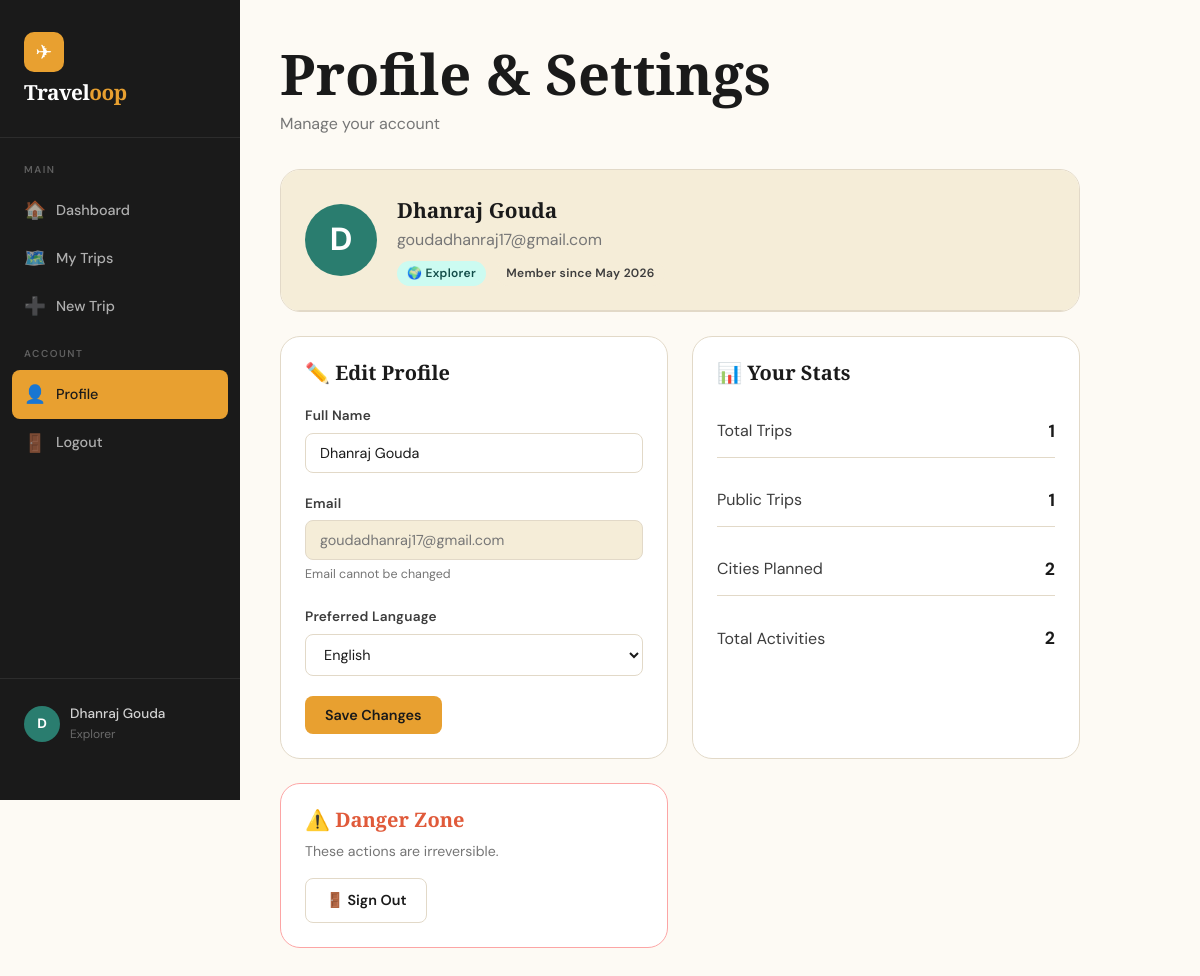
The app's page /profile (signed in) with its own data.
### backend/app.py (models this page shows)
class User(db.Model):
    id = db.Column(db.Integer, primary_key=True)
    name = db.Column(db.String(100), nullable=False)
    email = db.Column(db.String(120), unique=True, nullable=False)
    password = db.Column(db.String(200), nullable=False)
    photo = db.Column(db.String(200), default='')
    language = db.Column(db.String(20), default='English')
    created_at = db.Column(db.DateTime, default=datetime.utcnow)
    trips = db.relationship('Trip', backref='user', lazy=True, cascade='all, delete-orphan')

### backend/app.py (the view)
@app.route('/profile', methods=['GET', 'POST'])
@login_required
def profile():
    user = User.query.get(session['user_id'])
    if request.method == 'POST':
        user.name = request.form.get('name', user.name)
        user.language = request.form.get('language', user.language)
        db.session.commit()
        session['user_name'] = user.name
        flash('Profile updated!', 'success')
    return render_template('profile.html', user=user)

### backend/app.py (called while the page is built)
def login_required(f):
    from functools import wraps
    @wraps(f)
    def decorated(*args, **kwargs):
        if 'user_id' not in session:
            return redirect(url_for('login'))
        return f(*args, **kwargs)
    return decorated

### templates/profile.html (shortened to what this page needs)
{% extends "base.html" %}
{% block content %}
<div class="page-header">
  <div class="page-title">
    <div>
      <h1>Profile & Settings</h1>
      <p style="color:var(--ink-lt);margin-top:4px;">Manage your account</p>
    </div>
  </div>
</div>
<div class="page-body">
  <div style="display:grid;grid-template-columns:1fr 1fr;gap:24px;max-width:800px;">
    <div class="card fade-up" style="grid-column:1/-1;">
      <div style="padding:24px;display:flex;align-items:center;gap:20px;border-bottom:1px solid var(--border);background:var(--sand);">
        <div style="width:72px;height:72px;border-radius:50%;background:var(--teal);display:flex;align-items:center;justify-content:center;font-size:2rem;color:white;font-weight:700;flex-shrink:0;">
          {{ user.name[0]|upper }}
        </div>
        <div>
          <div style="font-size:1.3rem;font-weight:800;font-family:'Playfair Display',serif;">{{ user.name }}</div>
          <div style="color:var(--ink-lt);">{{ user.email }}</div>
          <div style="margin-top:6px;">
            <span class="badge badge-teal">🌍 Explorer</span>
            <span class="badge badge-sand" style="margin-left:6px;">Member since {{ user.created_at.strftime('%b %Y') if user.created_at else '2024' }}</span>
          </div>
        </div>
      </div>
    </div>
    <div class="card fade-up fade-up-1">
      <div class="card-body">
        <h3 style="margin-bottom:20px;">✏️ Edit Profile</h3>
        <form method="POST">
          <div class="form-group">
            <label class="form-label">Full Name</label>
            <input type="text" name="name" class="form-control" value="{{ user.name }}" required>
          </div>
          <div class="form-group">
            <label class="form-label">Email</label>
            <input type="email" class="form-control" value="{{ user.email }}" disabled
              style="background:var(--sand);color:var(--ink-lt);">
            <small style="color:var(--ink-lt);font-size:.78rem;">Email cannot be changed</small>
          </div>
          <div class="form-group">
            <label class="form-label">Preferred Language</label>
            <select name="language" class="form-control">
              {% for lang in ['English','Hindi','Spanish','French','German','Japanese','Portuguese'] %}
              <option value="{{ lang }}" {% if user.language == lang %}selected{% endif %}>{{ lang }}</option>
              {% endfor %}
            </select>
          </div>
          <button type="submit" class="btn btn-primary">Save Changes</button>
        </form>
      </div>
    </div>
    <div class="card fade-up fade-up-2">
      <div class="card-body">
        <h3 style="margin-bottom:20px;">📊 Your Stats</h3>
        {% set trips = user.trips %}
        <div style="display:flex;flex-direction:column;gap:16px;">
          <div style="display:flex;justify-content:space-between;align-items:center;padding:12px 0;border-bottom:1px solid var(--border);">
            <span style="color:var(--ink-md);">Total Trips</span>
            <span style="font-weight:700;font-size:1.1rem;">{{ trips|length }}</span>
          </div>
          <div style="display:flex;justify-content:space-between;align-items:center;padding:12px 0;border-bottom:1px solid var(--border);">
            <span style="color:var(--ink-md);">Public Trips</span>
            <span style="font-weight:700;font-size:1.1rem;">{{ trips|selectattr('is_public')|list|length }}</span>
          </div>
          {% set all_stops = namespace(n=0) %}
          {% for t in trips %}{% set all_stops.n = all_stops.n + t.stops|length %}{% endfor %}
          <div style="display:flex;justify-content:space-between;align-items:center;padding:12px 0;border-bottom:1px solid var(--border);">
            <span style="color:var(--ink-md);">Cities Planned</span>
            <span style="font-weight:700;font-size:1.1rem;">{{ all_stops.n }}</span>
          </div>
          {% set all_acts = namespace(n=0) %}
          {% for t in trips %}{% for s in t.stops %}{% set all_acts.n = all_acts.n + s.activities|length %}{% endfor %}{% endfor %}
          <div style="display:flex;justify-content:space-between;align-items:center;padding:12px 0;">
            <span style="color:var(--ink-md);">Total Activities</span>
            <span style="font-weight:700;font-size:1.1rem;">{{ all_acts.n }}</span>
          </div>
        </div>
      </div>
    </div>
    <div class="card fade-up fade-up-3" style="border-color:#FCA5A5;">
      <div class="card-body">
        <h3 style="margin-bottom:8px;color:var(--coral);">⚠️ Danger Zone</h3>
        <p style="font-size:.88rem;color:var(--ink-lt);margin-bottom:16px;">These actions are irreversible.</p>
        <a href="{{ url_for('logout') }}" class="btn btn-outline" style="border-color:var(--border);">
          🚪 Sign Out
        </a>
      </div>
    </div>
  </div>
</div>
{% endblock %}

### templates/base.html (shortened to what this page needs)
<!DOCTYPE html>
<html lang="en">
<head>
  <link rel="stylesheet" href="{{ url_for('static', filename='css/style.css') }}">
</head>
<body>
{% block body %}
<div class="page-wrapper">
  <nav class="sidebar">
    <div class="sidebar-logo">
      <div class="logo-icon">✈</div>
      <h2>Travel<span>oop</span></h2>
    </div>
    <div class="nav-section">
      <div class="nav-label">Main</div>
      <a href="{{ url_for('dashboard') }}" class="nav-link {% if request.endpoint == 'dashboard' %}active{% endif %}">
        <span class="nav-icon">🏠</span> Dashboard
      </a>
      <a href="{{ url_for('my_trips') }}" class="nav-link {% if request.endpoint == 'my_trips' %}active{% endif %}">
        <span class="nav-icon">🗺️</span> My Trips
      </a>
      <a href="{{ url_for('create_trip') }}" class="nav-link {% if request.endpoint == 'create_trip' %}active{% endif %}">
        <span class="nav-icon">➕</span> New Trip
      </a>
    </div>
    <div class="nav-section" style="margin-top: 8px;">
      <div class="nav-label">Account</div>
      <a href="{{ url_for('profile') }}" class="nav-link {% if request.endpoint == 'profile' %}active{% endif %}">
        <span class="nav-icon">👤</span> Profile
      </a>
      <a href="{{ url_for('logout') }}" class="nav-link">
        <span class="nav-icon">🚪</span> Logout
      </a>
    </div>
    <div class="sidebar-footer">
      <div class="user-chip">
        <div class="user-avatar">{{ session.user_name[0]|upper if session.user_name else 'U' }}</div>
        <div>
          <div class="user-name">{{ session.user_name or 'Traveler' }}</div>
          <div class="user-role">Explorer</div>
        </div>
      </div>
    </div>
  </nav>
  <main class="main-content">
    {% block content %}{% endblock %}
  </main>
</div>
{% endblock %}
</body>
</html>

### Static/CSS/style.css (style rules this page uses)
:root { --sand: #F5EDD8; --cream: #FDFAF4; --amber: #E8A030; --amber-dk: #C4821A; --teal: #2A7D6F; --teal-lt: #3BA08F; --coral: #E05A3A; --ink: #1A1A1A; --ink-md: #3D3D3D; --ink-lt: #767676; --border: #E2D9C8; --white: #FFFFFF; --shadow: 0 4px 24px rgba(26,26,26,.10); --shadow-lg:0 12px 48px rgba(26,26,26,.15); --radius: 12px; --radius-lg:20px; }
*, *::before, *::after { box-sizing: border-box; margin: 0; padding: 0; }
html { scroll-behavior: smooth; }
body { font-family: 'DM Sans', sans-serif; background: var(--cream); color: var(--ink); min-height: 100vh; line-height: 1.6; }
h1,h2,h3,h4 { font-family: 'Playfair Display', serif; line-height: 1.2; }
h1 { font-size: clamp(2rem, 5vw, 3.5rem); }
h2 { font-size: clamp(1.5rem, 3vw, 2rem); }
h3 { font-size: 1.25rem; }
p { color: var(--ink-md); }
a { text-decoration: none; color: inherit; }
.page-wrapper { display: flex; min-height: 100vh; }
.sidebar { width: 240px; min-width: 240px; background: var(--ink); color: var(--white); display: flex; flex-direction: column; padding: 32px 0; position: sticky; top: 0; height: 100vh; overflow-y: auto; }
.sidebar-logo { padding: 0 24px 32px; border-bottom: 1px solid rgba(255,255,255,.08); margin-bottom: 24px; }
.sidebar-logo .logo-icon { width: 40px; height: 40px; background: var(--amber); border-radius: 10px; display: flex; align-items: center; justify-content: center; font-size: 20px; margin-bottom: 8px; }
.sidebar-logo h2 { font-size: 1.3rem; color: var(--white); letter-spacing: -.5px; }
.sidebar-logo span { color: var(--amber); }
.nav-section { padding: 0 12px; margin-bottom: 8px; }
.nav-label { font-size: 10px; font-weight: 600; letter-spacing: 1.5px; text-transform: uppercase; color: rgba(255,255,255,.3); padding: 0 12px 8px; }
.nav-link { display: flex; align-items: center; gap: 12px; padding: 10px 12px; border-radius: 8px; color: rgba(255,255,255,.65); font-size: .9rem; font-weight: 500; transition: all .2s; }
.nav-link:hover, .nav-link.active { background: rgba(255,255,255,.08); color: var(--white); }
.nav-link.active { background: var(--amber); color: var(--ink); }
.nav-icon { font-size: 1.1rem; width: 20px; text-align: center; }
.sidebar-footer { margin-top: auto; padding: 24px; border-top: 1px solid rgba(255,255,255,.08); }
.user-chip { display: flex; align-items: center; gap: 10px; }
.user-avatar { width: 36px; height: 36px; border-radius: 50%; background: var(--teal); display: flex; align-items: center; justify-content: center; font-weight: 700; font-size: .85rem; color: white; }
.user-name { font-size: .85rem; color: rgba(255,255,255,.8); font-weight: 500; }
.user-role { font-size: .75rem; color: rgba(255,255,255,.35); }
.main-content { flex: 1; overflow-y: auto; background: var(--cream); }
.page-header { padding: 40px 40px 0; margin-bottom: 32px; }
.page-title { display: flex; align-items: flex-start; justify-content: space-between; gap: 16px; flex-wrap: wrap; }
.page-body { padding: 0 40px 60px; }
.btn { display: inline-flex; align-items: center; gap: 8px; padding: 10px 20px; border-radius: 8px; font-family: 'DM Sans', sans-serif; font-weight: 600; font-size: .9rem; cursor: pointer; border: none; transition: all .2s; white-space: nowrap; }
.btn-primary { background: var(--amber); color: var(--ink); }
.btn-outline { background: transparent; color: var(--ink); border: 1.5px solid var(--border); }
.card { background: var(--white); border-radius: var(--radius-lg); border: 1px solid var(--border); overflow: hidden; transition: box-shadow .2s, transform .2s; }
.card-body { padding: 24px; }
.badge { display: inline-flex; align-items: center; gap: 4px; padding: 3px 10px; border-radius: 20px; font-size: .75rem; font-weight: 600; letter-spacing: .3px; }
.badge-teal { background: #CCFBF1; color: #134E4A; }
.badge-sand { background: var(--sand); color: var(--ink-md); }
.form-group { margin-bottom: 20px; }
.form-label { display: block; font-size: .85rem; font-weight: 600; color: var(--ink-md); margin-bottom: 6px; letter-spacing: .2px; }
.form-control { width: 100%; padding: 10px 14px; border: 1.5px solid var(--border); border-radius: 8px; background: var(--white); font-family: 'DM Sans', sans-serif; font-size: .9rem; color: var(--ink); transition: border-color .2s; outline: none; }
select.form-control { cursor: pointer; }
.fade-up { animation: fadeUp .4s ease both; }
.fade-up-1 { animation-delay: .05s; }
.fade-up-2 { animation-delay: .1s; }
.fade-up-3 { animation-delay: .15s; }

### records on screen
User: name "Dhanraj Gouda", name "D", email "goudadhanraj17@gmail.com", created_at "May 2026", language "English"

### other values on screen
{{ session.user_name[0]|upper if session.user_name else 'U' }} "D"
{{ trips|length }} "1"
{{ trips|selectattr('is_public')|list|length }} "1"
{{ all_stops.n }} "2"
{{ all_acts.n }} "2"
